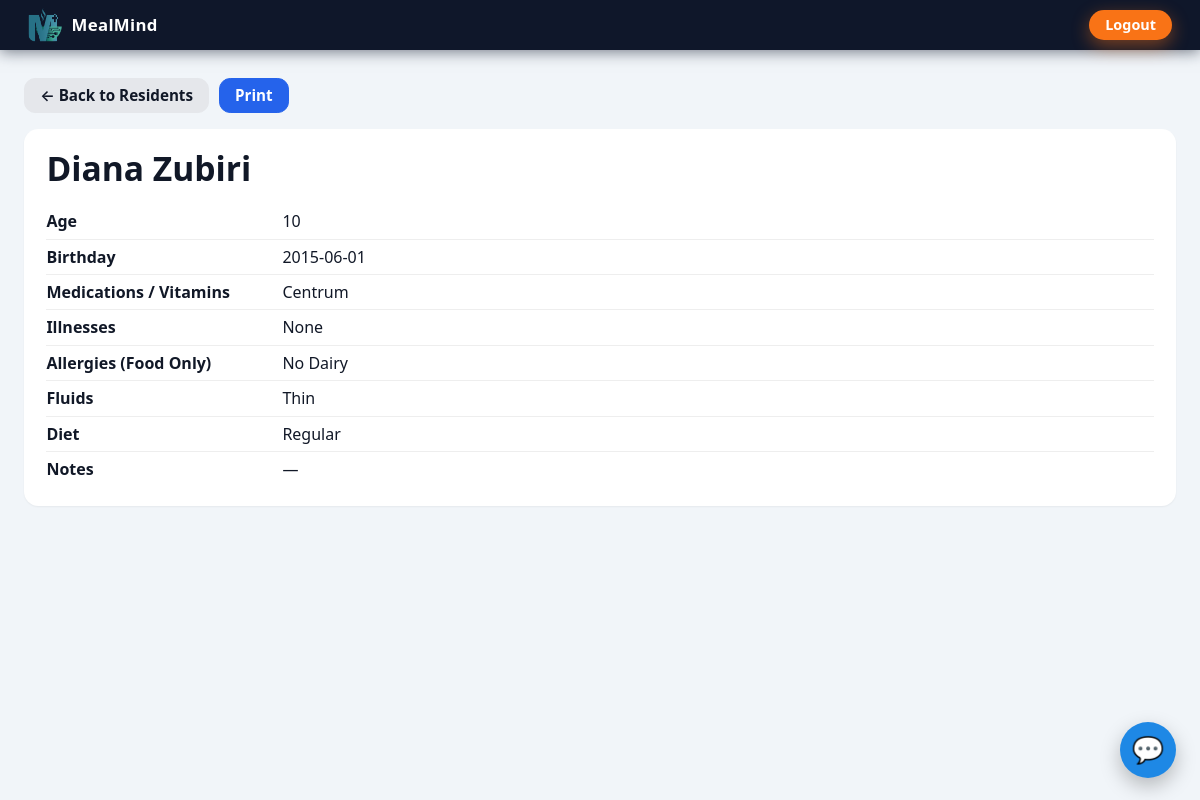
/resident/1/print (signed in), run on the app's committed database.
### models.py (models this page shows, shortened)
class Resident(db.Model):
    __tablename__ = "resident"
    id = db.Column(db.Integer, primary_key=True)
    first_name = db.Column(db.String(120), nullable=False)
    last_name = db.Column(db.String(120), nullable=False)
    birthday = db.Column(db.Date)
    age = db.Column(db.Integer)
    diet = db.Column(db.String(200))
    allergies = db.Column(db.String(300))
    illnesses = db.Column(db.String(300))
    medications = db.Column(db.String(300))
    fluids = db.Column(db.String(200))
    notes = db.Column(db.Text)
    created_at = db.Column(db.DateTime, default=datetime.utcnow)

### app.py (the view)
    @app.route("/resident/<int:rid>/print")
    @login_required
    def resident_print(rid):
        r = Resident.query.get_or_404(rid)
        auto = request.args.get("auto")
        return render_template(
            "resident_print.html",
            resident=r,
            r=r,
            auto=auto,
        )

### app.py (called while the page is built, shortened)
def _try_entra_login():
    from models import User
    if not current_app.config.get("USE_ENTRA_ID"):
        return

def login_required(view):
    @wraps(view)
    def wrapped(*args, **kwargs):
        if "user" not in session:
            return redirect(url_for("login"))
        return view(*args, **kwargs)
    return wrapped

### templates/resident_print.html (shortened to what this page needs)
{% extends "base.html" %}
{% block content %}
<div class="print-toolbar no-print">
  <a href="{{ url_for('residents_list') }}" class="btn btn-neutral">
    &larr; Back to Residents
  </a>
  <button type="button" class="btn btn-primary" onclick="window.print()">
    Print
  </button>
</div>
<div class="resident-card">
  <h1 class="resident-name">{{ resident.first_name }} {{ resident.last_name }}</h1>
  <dl class="resident-fields">
    <div class="row">
      <dt>Age</dt>
      <dd>{{ age(resident.birthday) }}</dd>
    </div>
    <div class="row">
      <dt>Birthday</dt>
      <dd>{% if resident.birthday %}{{ resident.birthday.strftime("%Y-%m-%d") }}{% endif %}</dd>
    </div>
    <div class="row">
      <dt>Medications / Vitamins</dt>
      <dd>{{ resident.medications or "—" }}</dd>
    </div>
    <div class="row">
      <dt>Illnesses</dt>
      <dd>{{ resident.illnesses or "—" }}</dd>
    </div>
    <div class="row">
      <dt>Allergies (Food Only)</dt>
      <dd>{{ resident.allergies or "—" }}</dd>
    </div>
    <div class="row">
      <dt>Fluids</dt>
      <dd>{{ resident.fluids or "—" }}</dd>
    </div>
    <div class="row">
      <dt>Diet</dt>
      <dd>{{ resident.diet or "—" }}</dd>
    </div>
    <div class="row">
      <dt>Notes</dt>
      <dd>{{ resident.notes or "—" }}</dd>
    </div>
  </dl>
</div>
{% endblock %}

### templates/base.html (style rules this page uses)
:root { --mm-bg: #f1f5f9; --mm-topbar-bg: #0f172a; --mm-topbar-shadow: 0 2px 14px rgba(15, 23, 42, 0.55); --mm-accent: #2563eb; --mm-accent-warm: #f97316; --mm-radius: 0.5rem; --mm-chat-blue: #1e88e5; --mm-chat-blue-light: #e3f2fd; --mm-chat-gray: #f5f5f7; --mm-chat-border: #d8dde6; }
* { box-sizing: border-box; }
body { margin: 0; font-family: system-ui, -apple-system, BlinkMacSystemFont, "Segoe UI", sans-serif; background: var(--mm-bg); color: #111827; }

### templates/resident_print.html (style rules this page uses)
.print-toolbar { display: flex; gap: .6rem; margin: .25rem 0 1rem 0; }
.btn { display: inline-flex; align-items: center; gap: .35rem; padding: .55rem .95rem; border-radius: .7rem; text-decoration: none; font-weight: 600; font-size: .95rem; border: 1px solid transparent; cursor: pointer; line-height: 1; white-space: nowrap; }
.btn-primary { background:#2563eb; border-color:#2563eb; color:#fff; }
.btn-neutral { background:#e5e7eb; border-color:#e5e7eb; color:#111827; }
.resident-card { background:#fff; border-radius: .9rem; padding: 1.2rem 1.4rem; box-shadow: 0 1px 2px rgba(0,0,0,.05); }
.resident-name { margin: 0 0 1rem 0; font-size: 2.1rem; line-height: 1.2; }
.resident-fields { margin: 0; }
.resident-fields .row { display: grid; grid-template-columns: 220px 1fr; gap: 1rem; padding: .5rem 0; border-bottom: 1px solid #eee; }
.resident-fields .row:last-child { border-bottom: none; }
.resident-fields dt { font-weight: 700; color: #111827; }
.resident-fields dd { margin: 0; color: #111827; }

### data on the page
Resident: first_name "Diana", last_name "Zubiri", birthday "10", birthday "2015-06-01", medications "Centrum", illnesses "None", allergies "No Dairy", fluids "Thin", diet "Regular", notes "—"
